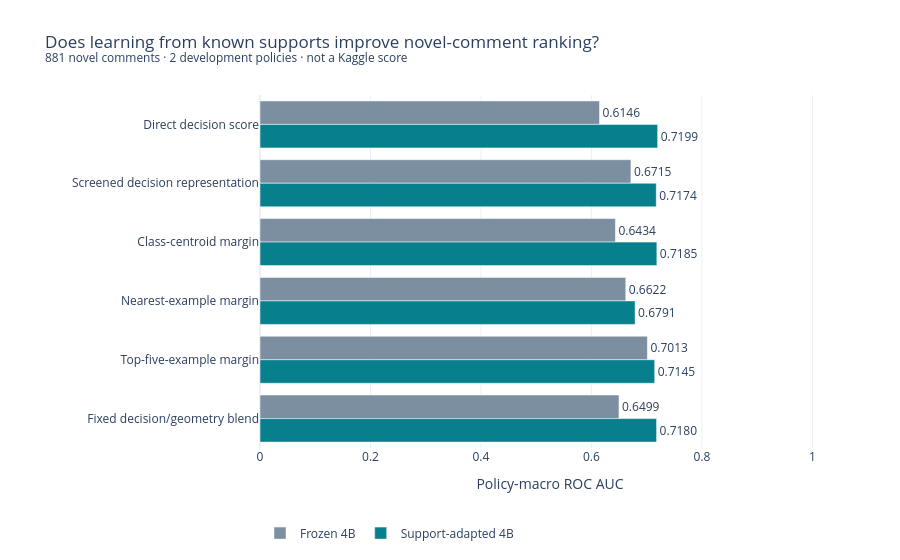

Notebook source saved alongside this figure:
### Markdown cell above
## Learn the new rule from its supplied examples

**Question:** Does task-specific representation learning improve genuinely novel comments when labeled supports for a new rule are available? This is a support-adaptation test, distinct from zero-shot transfer. The same 4B model and rule-only prompt are compared before and after one fixed epoch of LoRA. Query labels never enter the GPU input, and every query body is purged from all fitting sources. The classical readouts and prototype features use only that policy's known support labels.

The cohort contains 881 original-data comments across two previously examined policies; 1,148 comments present in a supplied support pool are excluded. This is development evidence, not a new untouched test or a Kaggle score. Frozen/adapted comparisons isolate representation learning, while prototype additions compare features at the same adapted backbone.

### Code cell
from build_adaptation_report import evidence as adaptation_evidence, display_comparison as display_adaptation
adaptation = adaptation_evidence(root)
print('Cloud run:', adaptation['inference']['run_id'])
print('Novel evaluation comments:', adaptation['protocol']['rows'])
print('Candidate coordinates and geometry columns:', adaptation['protocol']['unique_candidate_columns'])
policies = sorted(adaptation['results'][0]['metrics']['per_rule_auc'])
for i, policy in enumerate(policies, 1):
    print(f'Policy {i}:', policy)
comparison_rows = []
for record in adaptation['results']:
    comparison_rows.append({'Representation': record['model'], 'Policy-macro AUC': record['metrics']['rule_macro_auc'], **{f'Policy {i} AUC': record['metrics']['per_rule_auc'][policy] for i, policy in enumerate(policies, 1)}})
display(pd.DataFrame(comparison_rows).round(4))
display_adaptation(root)

### Figure 1 — Plotly figure (JSON) as saved in the notebook; plotly's stock layout.template omitted (floating-point values rounded to 4 significant figures)
{"data": [{"marker": {"color": "#7b8fa1"}, "name": "Frozen 4B", "orientation": "h", "text": ["0.6146", "0.6715", "0.6434", "0.6622", "0.7013", "0.6499"], "textposition": "outside", "type": "bar", "x": [0.6146, 0.6715, 0.6434, 0.6622, 0.7013, 0.6499], "y": ["Direct decision score", "Screened decision representation", "Class-centroid margin", "Nearest-example margin", "Top-five-example margin", "Fixed decision/geometry blend"]}, {"marker": {"color": "#087f8c"}, "name": "Support-adapted 4B", "orientation": "h", "text": ["0.7199", "0.7174", "0.7185", "0.6791", "0.7145", "0.7180"], "textposition": "outside", "type": "bar", "x": [0.7199, 0.7174, 0.7185, 0.6791, 0.7145, 0.718], "y": ["Direct decision score", "Screened decision representation", "Class-centroid margin", "Nearest-example margin", "Top-five-example margin", "Fixed decision/geometry blend"]}], "layout": {"barmode": "group", "height": 560, "legend": {"orientation": "h", "y": -0.2}, "margin": {"b": 70, "l": 260, "r": 60, "t": 95}, "title": {"text": "Does learning from known supports improve novel-comment ranking?<br><sup>881 novel comments · 2 development policies · not a Kaggle score</sup>"}, "xaxis": {"range": [0, 1.05], "title": {"text": "Policy-macro ROC AUC"}}, "yaxis": {"autorange": "reversed"}}}
